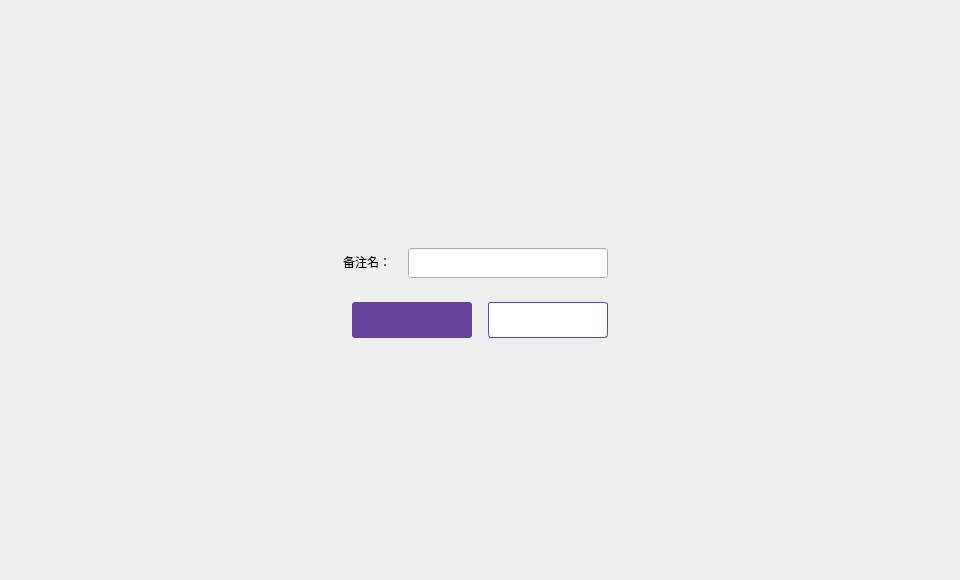
<?xml version="1.0" encoding="UTF-8"?>
<ui version="4.0">
 <class>RemarkDialog</class>
 <widget class="QDialog" name="RemarkDialog">
  <property name="geometry">
   <rect>
    <x>0</x>
    <y>0</y>
    <width>960</width>
    <height>580</height>
   </rect>
  </property>
  <property name="font">
   <font>
    <family>微软雅黑</family>
   </font>
  </property>
  <property name="windowTitle">
   <string>Dialog</string>
  </property>
  <widget class="QWidget" name="widget" native="true">
   <property name="geometry">
    <rect>
     <x>0</x>
     <y>0</y>
     <width>960</width>
     <height>580</height>
    </rect>
   </property>
   <widget class="QWidget" name="containerWidget" native="true">
    <property name="geometry">
     <rect>
      <x>317</x>
      <y>206</y>
      <width>325</width>
      <height>168</height>
     </rect>
    </property>
    <widget class="QToolButton" name="cancelBtn">
     <property name="geometry">
      <rect>
       <x>171</x>
       <y>96</y>
       <width>120</width>
       <height>36</height>
      </rect>
     </property>
     <property name="cursor">
      <cursorShape>PointingHandCursor</cursorShape>
     </property>
     <property name="styleSheet">
      <string notr="true">QToolButton{background-color:#ffffff;color:#484848;border:1px solid rgb(105,67,155);border-radius:3px;}
QToolButton:hover{color:rgb(105,67,155);}</string>
     </property>
     <property name="text">
      <string/>
     </property>
    </widget>
    <widget class="QLabel" name="label">
     <property name="geometry">
      <rect>
       <x>10</x>
       <y>50</y>
       <width>64</width>
       <height>12</height>
      </rect>
     </property>
     <property name="font">
      <font>
       <family>微软雅黑</family>
      </font>
     </property>
     <property name="text">
      <string>备注名：</string>
     </property>
     <property name="alignment">
      <set>Qt::AlignRight|Qt::AlignTrailing|Qt::AlignVCenter</set>
     </property>
    </widget>
    <widget class="QLineEdit" name="remarkLineEdit">
     <property name="geometry">
      <rect>
       <x>91</x>
       <y>42</y>
       <width>200</width>
       <height>30</height>
      </rect>
     </property>
     <property name="contextMenuPolicy">
      <enum>Qt::DefaultContextMenu</enum>
     </property>
    </widget>
    <widget class="QToolButton" name="okBtn">
     <property name="geometry">
      <rect>
       <x>35</x>
       <y>96</y>
       <width>120</width>
       <height>36</height>
      </rect>
     </property>
     <property name="cursor">
      <cursorShape>PointingHandCursor</cursorShape>
     </property>
     <property name="styleSheet">
      <string notr="true">QToolButton{background-color:rgb(105,67,155);color:#ffffff;border:none;border-radius:3px;}
QToolButton:hover{background-color:rgb(125,87,180);}</string>
     </property>
     <property name="text">
      <string/>
     </property>
    </widget>
   </widget>
  </widget>
 </widget>
 <resources/>
 <connections/>
</ui>
